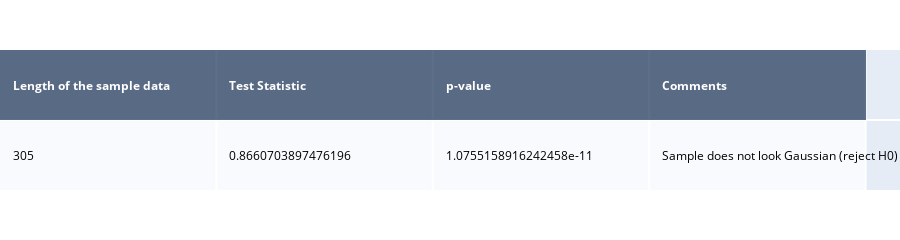

Write notebook code for a chart like this one.
### Code cell
from scipy.stats import shapiro
import plotly.figure_factory as ff

list_stat = []


for d in batch:
    stat, p = shapiro(batch[d])
    list_stat.append((d, stat, p))


st = pd.DataFrame(data = list_stat, columns= ['agg', 'stat', 'p'])

#stat, p = shapiro(total_dict_mean['35D'])

# interpret

alpha = 0.05
if p > alpha:
    msg = 'Sample looks Gaussian (fail to reject H0)'
else:
    msg = 'Sample does not look Gaussian (reject H0)'

result_mat = [
    ['Length of the sample data', 'Test Statistic', 'p-value', 'Comments'],
    [len(batch['14D']), stat, p, msg]
]

swt_table = ff.create_table(result_mat)
swt_table['data'][0].colorscale=[[0, '#2a3f5f'],[1, '#ffffff']]
swt_table['layout']['height']=200
swt_table['layout']['margin']['t']=50
swt_table['layout']['margin']['b']=50

py.iplot(swt_table, filename='shapiro-wilk-table')

### Figure 1 — Plotly figure (JSON) as saved in the notebook; plotly's stock layout.template omitted (floating-point values rounded to 4 significant figures)
{"data": [{"colorscale": [[0, "#2a3f5f"], [1, "#ffffff"]], "hoverinfo": "none", "opacity": 0.75, "showscale": false, "type": "heatmap", "z": [[0, 0, 0, 0], [0.5, 0.5, 0.5, 0.5]]}], "layout": {"annotations": [{"align": "left", "font": {"color": "#ffffff"}, "showarrow": false, "text": "<b>Length of the sample data</b>", "x": -0.45, "xanchor": "left", "xref": "x", "y": 0, "yref": "y"}, {"align": "left", "font": {"color": "#ffffff"}, "showarrow": false, "text": "<b>Test Statistic</b>", "x": 0.55, "xanchor": "left", "xref": "x", "y": 0, "yref": "y"}, {"align": "left", "font": {"color": "#ffffff"}, "showarrow": false, "text": "<b>p-value</b>", "x": 1.55, "xanchor": "left", "xref": "x", "y": 0, "yref": "y"}, {"align": "left", "font": {"color": "#ffffff"}, "showarrow": false, "text": "<b>Comments</b>", "x": 2.55, "xanchor": "left", "xref": "x", "y": 0, "yref": "y"}, {"align": "left", "font": {"color": "#000000"}, "showarrow": false, "text": "305", "x": -0.45, "xanchor": "left", "xref": "x", "y": 1, "yref": "y"}, {"align": "left", "font": {"color": "#000000"}, "showarrow": false, "text": "0.8660703897476196", "x": 0.55, "xanchor": "left", "xref": "x", "y": 1, "yref": "y"}, {"align": "left", "font": {"color": "#000000"}, "showarrow": false, "text": "1.0755158916242458e-11", "x": 1.55, "xanchor": "left", "xref": "x", "y": 1, "yref": "y"}, {"align": "left", "font": {"color": "#000000"}, "showarrow": false, "text": "Sample does not look Gaussian (reject H0)", "x": 2.55, "xanchor": "left", "xref": "x", "y": 1, "yref": "y"}], "height": 200, "margin": {"b": 50, "l": 0, "r": 0, "t": 50}, "xaxis": {"dtick": 1, "gridwidth": 2, "showticklabels": false, "tick0": -0.5, "ticks": "", "zeroline": false}, "yaxis": {"autorange": "reversed", "dtick": 1, "gridwidth": 2, "showticklabels": false, "tick0": 0.5, "ticks": "", "zeroline": false}}}
